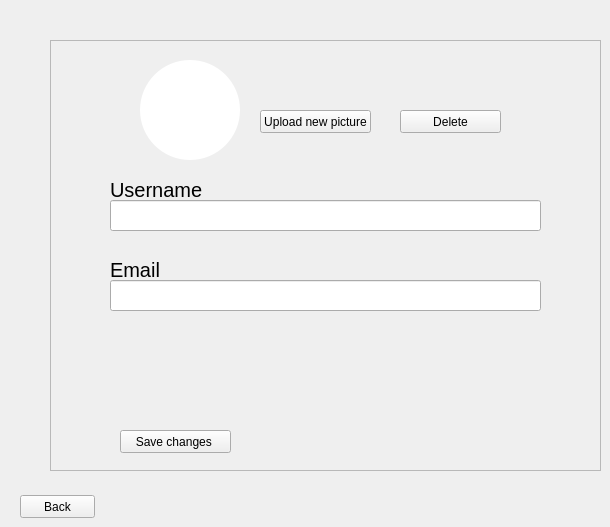
       <widget class="QWidget" name="setings_profile_page">
        <widget class="QFrame" name="frame_13">
         <property name="geometry">
          <rect>
           <x>50</x>
           <y>40</y>
           <width>551</width>
           <height>431</height>
          </rect>
         </property>
         <property name="styleSheet">
          <string notr="true">border-bottom: 5px solid;
border-right: 5px solid;
border-color: rgb(192, 198, 200);</string>
         </property>
         <property name="frameShape">
          <enum>QFrame::StyledPanel</enum>
         </property>
         <property name="frameShadow">
          <enum>QFrame::Raised</enum>
         </property>
         <widget class="QLabel" name="profile_picture_label_2">
          <property name="geometry">
           <rect>
            <x>90</x>
            <y>20</y>
            <width>100</width>
            <height>100</height>
           </rect>
          </property>
          <property name="cursor">
           <cursorShape>PointingHandCursor</cursorShape>
          </property>
          <property name="styleSheet">
           <string notr="true">QLabel {
    border-radius: 50%; /* Ensures the QLabel becomes circular */
    background-color: #ffffff; /* Background color */
    min-width: 100px; /* Adjust the size as needed */
    min-height: 100px; /* Adjust the size as needed */
    max-width: 100px; /* Keep width and height equal for a perfect circle */
    max-height: 100px; /* Keep width and height equal for a perfect circle */
    text-align: center; /* Center the text if there is any */
	border: none

}

</string>
          </property>
          <property name="text">
           <string/>
          </property>
          <property name="pixmap">
           <pixmap resource="icons.qrc">:/icons/accounticonpng.png</pixmap>
          </property>
          <property name="scaledContents">
           <bool>true</bool>
          </property>
         </widget>
         <widget class="QPushButton" name="upload_new_picture_button">
          <property name="geometry">
           <rect>
            <x>210</x>
            <y>70</y>
            <width>111</width>
            <height>23</height>
           </rect>
          </property>
          <property name="styleSheet">
           <string notr="true">
QPushButton {
                
	background-color: blue;
                border: none;
                border-radius: 5px;

				color: white
            }
QPushButton:hover {
                background-color: gray;
            };
</string>
          </property>
          <property name="text">
           <string>Upload new picture</string>
          </property>
         </widget>
         <widget class="QPushButton" name="delete_picture_button">
          <property name="geometry">
           <rect>
            <x>350</x>
            <y>70</y>
            <width>101</width>
            <height>23</height>
           </rect>
          </property>
          <property name="styleSheet">
           <string notr="true">
QPushButton {
                
	background-color: blue;
                border: none;
                border-radius: 5px;

				color: white
            }
QPushButton:hover {
                background-color: gray;
            };
</string>
          </property>
          <property name="text">
           <string>Delete</string>
          </property>
         </widget>
         <widget class="QLineEdit" name="profilesetting_username_line_edit">
          <property name="geometry">
           <rect>
            <x>60</x>
            <y>160</y>
            <width>431</width>
            <height>31</height>
           </rect>
          </property>
         </widget>
         <widget class="QLabel" name="label_32">
          <property name="geometry">
           <rect>
            <x>60</x>
            <y>140</y>
            <width>101</width>
            <height>20</height>
           </rect>
          </property>
          <property name="styleSheet">
           <string notr="true">font-size: 20px;
border: none
</string>
          </property>
          <property name="text">
           <string>Username</string>
          </property>
         </widget>
         <widget class="QPushButton" name="save_changes_button">
          <property name="geometry">
           <rect>
            <x>70</x>
            <y>390</y>
            <width>111</width>
            <height>23</height>
           </rect>
          </property>
          <property name="styleSheet">
           <string notr="true">
QPushButton {
                
	background-color: blue;
                border: none;
                border-radius: 5px;

				color: white
            }
QPushButton:hover {
                background-color: gray;
            };
</string>
          </property>
          <property name="text">
           <string>Save changes </string>
          </property>
         </widget>
         <widget class="QLabel" name="label_33">
          <property name="geometry">
           <rect>
            <x>60</x>
            <y>220</y>
            <width>101</width>
            <height>20</height>
           </rect>
          </property>
          <property name="styleSheet">
           <string notr="true">font-size: 20px;
border: none
</string>
          </property>
          <property name="text">
           <string>Email</string>
          </property>
         </widget>
         <widget class="QLineEdit" name="profilesettings_email_line_edit">
          <property name="geometry">
           <rect>
            <x>60</x>
            <y>240</y>
            <width>431</width>
            <height>31</height>
           </rect>
          </property>
         </widget>
        </widget>
        <widget class="QPushButton" name="back_to_settings_page_button">
         <property name="geometry">
          <rect>
           <x>20</x>
           <y>495</y>
           <width>75</width>
           <height>23</height>
          </rect>
         </property>
         <property name="styleSheet">
          <string notr="true">
QPushButton {
                
	background-color: blue;
                border: none;
                border-radius: 5px;

				color: white
            }
QPushButton:hover {
                background-color: gray;
            };
</string>
         </property>
         <property name="text">
          <string>Back</string>
         </property>
        </widget>
       </widget>
